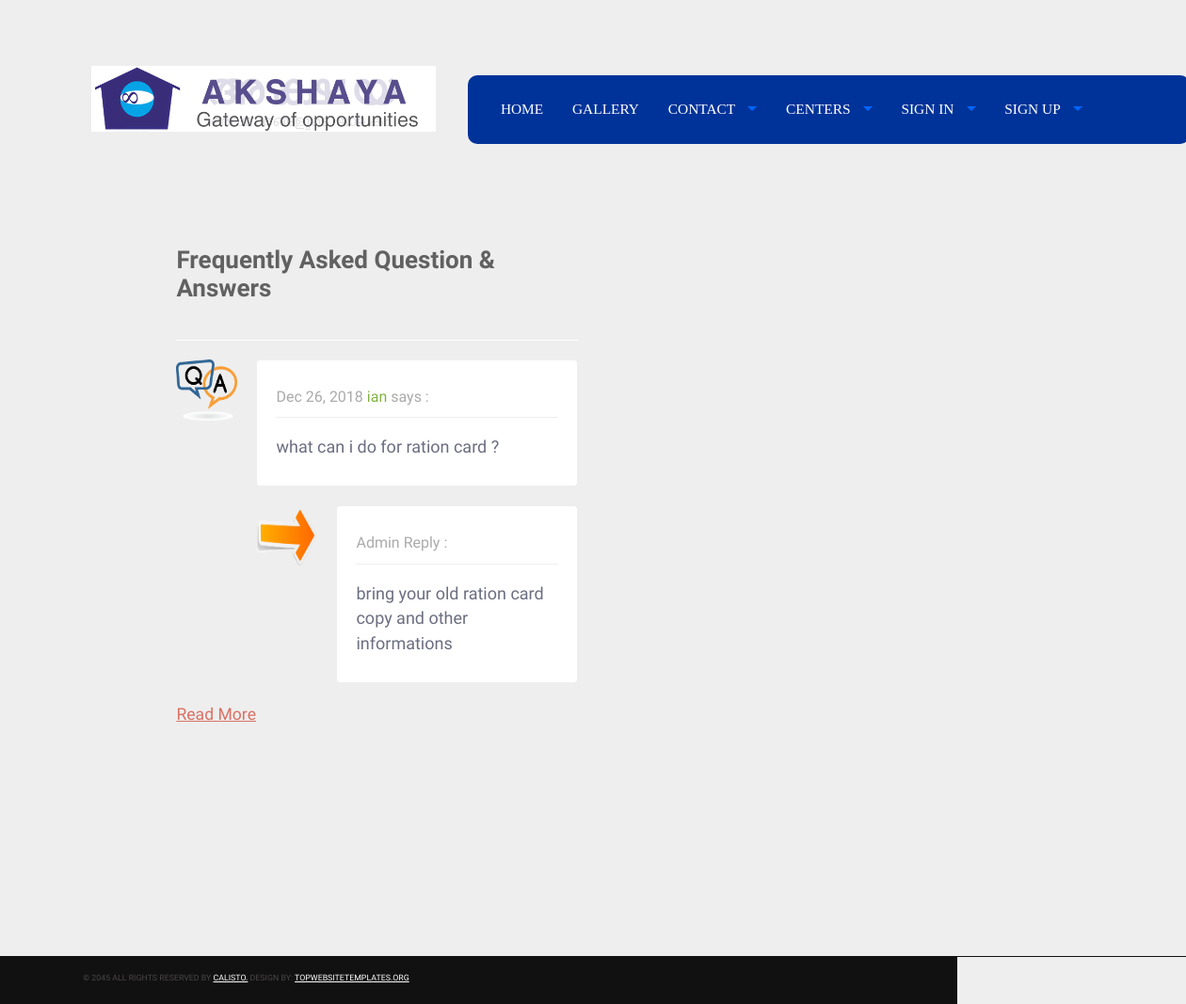
The page /Enquiry_&_reply.php?id=14 on the database its author committed.
### tables this page shows
CREATE TABLE IF NOT EXISTS `enquiry_tb` (
  `id` int(11) NOT NULL AUTO_INCREMENT,
  `name` varchar(50) NOT NULL,
  `email` varchar(50) NOT NULL,
  `subject` varchar(50) NOT NULL,
  `question` text NOT NULL,
  `reply` text NOT NULL,
  `date` date NOT NULL,
  PRIMARY KEY (`id`)
);

### Enquiry_&_reply.php (the view, shortened to what this page needs)
<!DOCTYPE html>
<html>
<head>
<link rel="stylesheet" href="Tourism Template/css/foundation.min.css">
<link rel="stylesheet" href="Tourism Template/css/superfish.css">
<link rel="stylesheet" href="Tourism Template/css/stylesheet.css">
<link href="Tourism Template/css/comment.css" type="text/css" rel="stylesheet" />
</head>
<body>
<div class="header">
  <div class="row">
    <div class="columns large-12">
      <div class="row header-inner" style="width:1200px">
        <?php
		 include("menu_header.php");
		?>
      </div>
    </div>
  </div>
</div>
<div class="row content-wrapper">
  <div class="columns large-12">
    <div class="row wrapper">
      <div class="columns large-7 content">
	<div class="container bootstrap snippet">
    <div class="row">
		<div class="col-md-12">
		    <div class="blog-comment">
				<h3 class="text-success">Frequently Asked Question & Answers</h3>
                <hr/>
          <?php
		   if(isset($_GET['id']))
		   {
		   $q=mysql_query("select * from enquiry_tb where id='".$_GET['id']."'")or die(mysql_error());
		   }
		   else
		   {
		   $q=mysql_query("select * from enquiry_tb where reply!=''")or die(mysql_error());
		   }
		   if(mysql_num_rows($q)>0)
		   {
		   ?>
				<ul class="comments">
		   <?php
		    while($a=mysql_fetch_array($q))
			{
			$date=strtotime($a['date']);
			?>
<li class="clearfix">
				  <img src="Tourism Template/images/q-and-a-icon-21627.png" class="avatar" alt="">
				  <div class="post-comments">
				      <p class="meta"><?php echo date("M",$date);?> <?php echo date("d",$date);?>, <?php echo date("Y",$date);?> <label onClick="toggle('<?php echo $class;?>')" class="a"><?php echo $a['name'];?></label> says : <i class="pull-right"></i></p>
				      <p style="font-size:18px">
				          <?php
						   echo $a['question'];
						   ?>
				      </p>
				  </div>
				  <ul class="comments">
				      <li class="clearfix">
				          <img src="Tourism Template/images/Arrow-PNG.png" class="avatar" alt="">
				          <div class="post-comments">
				              <p class="meta">Admin Reply : <i class="pull-right"><a href="#"></a></i></p>
				             <p style="font-size:18px">
				                  <?php
								  echo $a['reply'];
								  ?>
				              </p>
				          </div>
				      </li>
				  </ul>
				</li>
			<?php
			$class++;
			}
?>
				</ul>
<?php
		   }
		   if(isset($_GET['id']))
		   {
		   ?>
		   <a href="Enquiry_&_reply.php">Read More</a>
		   <?php
           }
		  ?>
		  			</div>
		</div>
	</div>
</div>
		  </div>
		  <div class="columns large-4">
            <div id="map_canvas"></div>
          </div>
        </div>
      </div>
      <div class="row collapse">
      </div>
    </div>
<br><br><br><br><br><br><br><br>
<div class="credit-row">
  <div class="row">
    <div class="columns large-11 credit"> &copy; 2045 All rights reserved by <a href="#">Calisto.</a> Design by: <a href="http://topwebsitetemplates.org">topwebsitetemplates.org</a></div>
    <div class="columns large-1"> <img src="Tourism Template/images/toparrow.png" alt="" class="scrollToTop"> </div>
  </div>
</div>
</body>
</html>

### Tourism Template/css/stylesheet.css (style rules this page uses)
.row { width: 100%; }
body { font-size: 1.1em; line-height: 1.5em; color: #717171; font-family:'Droid Sans', serif; }
h1,h2,h3,h4,h5,h6 { color:rgb(97, 97, 97); font-family: 'Quando', serif; font-size: 1.2em; font-weight: normal; }
a { color: #d97163; }
.header { background:#bec676 url('../images/ background:url('../images/frontHeaderBg.jpg') top repeat-x;') top repeat-x; padding: 40px 0 50px 0; }
p { font-size: .75em; }
.row.wrapper { padding: 30px 0; }
#map_canvas { width:100%; height:200px; margin-bottom: 20px; border-radius: 10px; }
.credit-row { background: #111; padding: 10px 0; }
.credit { font-size: .5em; color: #4a4646; text-transform: uppercase; }
.credit a { color: #fff; }
img.scrollToTop { padding:5px 20px; background: #222; border-radius: 5px; cursor: pointer; }

### Tourism Template/css/comment.css (style rules this page uses)
body { background:#eee; }
hr { margin-top: 20px; margin-bottom: 20px; border: 0; border-top: 1px solid #FFFFFF; }
.a { color: #82b440; text-decoration: none; cursor:pointer; }
.blog-comment::before, .blog-comment::after, .blog-comment-form::before, .blog-comment-form::after { content: ""; display: table; clear: both; }
.blog-comment { padding-left: 15%; padding-right: 15%; }
.blog-comment ul { list-style-type: none; padding: 0; }
.blog-comment img { opacity: 1; filter: Alpha(opacity=100); -webkit-border-radius: 4px; -moz-border-radius: 4px; -o-border-radius: 4px; border-radius: 4px; }
.blog-comment img.avatar { position: relative; float: left; margin-left: 0; margin-top: 0; width: 65px; height: 65px; }
.blog-comment .post-comments { border: 1px solid #eee; margin-bottom: 20px; margin-left: 85px; margin-right: 0px; padding: 10px 20px; position: relative; -webkit-border-radius: 4px; -moz-border-radius: 4px; -o-border-radius: 4px; border-radius: 4px; background: #fff; color: #6b6e80; position: relative; }
.blog-comment .meta { font-size: 16px; color: #aaaaaa; padding-bottom: 8px; margin-bottom: 10px !important; border-bottom: 1px solid #eee; }
.blog-comment ul.comments ul { list-style-type: none; padding: 0; margin-left: 85px; }
.blog-comment h3, .blog-comment-form h3 { margin-bottom: 40px; font-size: 26px; line-height: 30px; font-weight: 800; }

### Enquiry_&_reply.php (style rules this page uses)
.container { padding: 2px 16px; }

### rows shown on the page
enquiry_tb: date "Dec", date "26", date "2018", name "ian", question "what can i do for ration card ?", reply "bring your old ration card copy and other informations"
